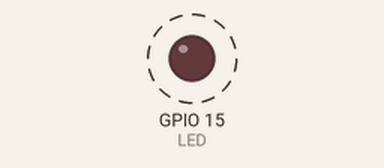
A sketch run on a simulated ESP32-S3. On the bench: output pins drawn as LEDs (lit = HIGH). Dashed ring = blinking. What the sketch prints to the serial monitor is not drawn.

Above: at 0.5 s.
Timing chart, 0 to 4.6 s (numbered marks = the images above):
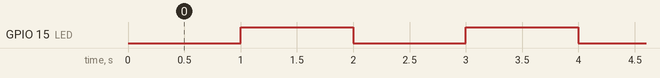

Measured:
- by itself, GPIO 15 (LED): alternates HIGH for 1.0 s and LOW for 1.0 s

The sketch:

sketch.ino
```cpp
#define LED 15

void setup() {
  pinMode(LED, OUTPUT);

  Serial.begin(115200);
  Serial.println("Hello, Wokwi!");
}

void loop() {
  digitalWrite(LED, LOW);
  delay(1000);
  digitalWrite(LED, HIGH);
  delay(1000);
}
```
